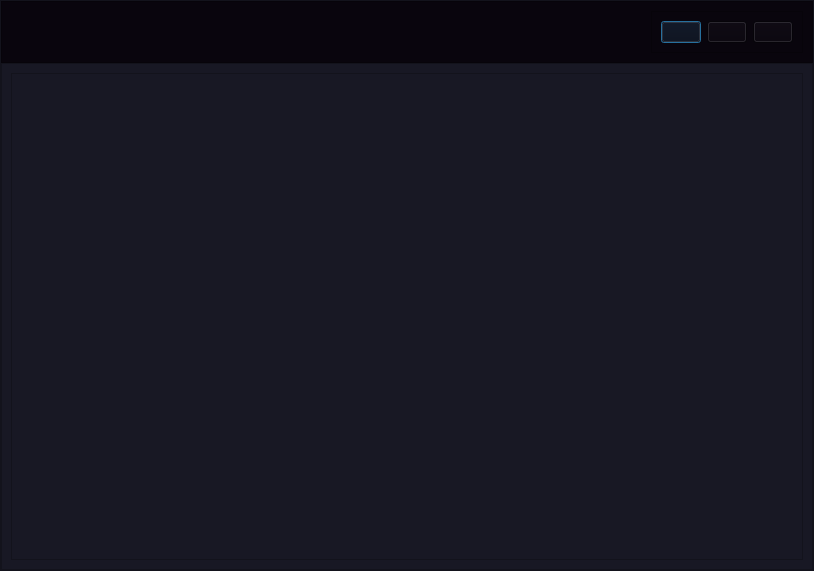
<?xml version="1.0" encoding="UTF-8"?>
<ui version="4.0">
 <class>Dialog</class>
 <widget class="QDialog" name="Dialog">
  <property name="geometry">
   <rect>
    <x>0</x>
    <y>0</y>
    <width>814</width>
    <height>571</height>
   </rect>
  </property>
  <property name="windowTitle">
   <string>Dialog</string>
  </property>
  <layout class="QVBoxLayout" name="verticalLayout">
   <property name="spacing">
    <number>0</number>
   </property>
   <property name="leftMargin">
    <number>0</number>
   </property>
   <property name="topMargin">
    <number>0</number>
   </property>
   <property name="rightMargin">
    <number>0</number>
   </property>
   <property name="bottomMargin">
    <number>0</number>
   </property>
   <item>
    <widget class="QFrame" name="frame">
     <property name="styleSheet">
      <string notr="true">background-color: rgb(24, 24, 36);
</string>
     </property>
     <property name="frameShape">
      <enum>QFrame::StyledPanel</enum>
     </property>
     <property name="frameShadow">
      <enum>QFrame::Raised</enum>
     </property>
     <layout class="QVBoxLayout" name="verticalLayout_2">
      <property name="spacing">
       <number>0</number>
      </property>
      <property name="leftMargin">
       <number>0</number>
      </property>
      <property name="topMargin">
       <number>0</number>
      </property>
      <property name="rightMargin">
       <number>0</number>
      </property>
      <property name="bottomMargin">
       <number>0</number>
      </property>
      <item alignment="Qt::AlignTop">
       <widget class="QFrame" name="frame_3">
        <property name="styleSheet">
         <string notr="true">background-color: rgb(9, 5, 13)</string>
        </property>
        <property name="frameShape">
         <enum>QFrame::StyledPanel</enum>
        </property>
        <property name="frameShadow">
         <enum>QFrame::Raised</enum>
        </property>
        <layout class="QHBoxLayout" name="horizontalLayout">
         <item alignment="Qt::AlignRight|Qt::AlignTop">
          <widget class="QFrame" name="frame_4">
           <property name="styleSheet">
            <string notr="true">color: rgb(255, 255, 255);</string>
           </property>
           <property name="frameShape">
            <enum>QFrame::StyledPanel</enum>
           </property>
           <property name="frameShadow">
            <enum>QFrame::Raised</enum>
           </property>
           <layout class="QHBoxLayout" name="horizontalLayout_2">
            <item>
             <widget class="QPushButton" name="btn_minimize_window">
              <property name="styleSheet">
               <string notr="true">QPushButton:pressed {
    background-color: rgb(24, 24, 36);
	border: 5px solid  rgb(255, 255, 255);
}



</string>
              </property>
              <property name="text">
               <string/>
              </property>
              <property name="icon">
               <iconset resource="icons.qrc">
                <normaloff>:/icons/icons/minus.svg</normaloff>:/icons/icons/minus.svg</iconset>
              </property>
              <property name="iconSize">
               <size>
                <width>25</width>
                <height>25</height>
               </size>
              </property>
             </widget>
            </item>
            <item>
             <widget class="QPushButton" name="btn_restore_window">
              <property name="styleSheet">
               <string notr="true">QPushButton:pressed {
    background-color: rgb(24, 24, 36);
	border: 5px solid  rgb(255, 255, 255);
}



</string>
              </property>
              <property name="text">
               <string/>
              </property>
              <property name="icon">
               <iconset resource="icons.qrc">
                <normaloff>:/icons/icons/maximize.svg</normaloff>:/icons/icons/maximize.svg</iconset>
              </property>
              <property name="iconSize">
               <size>
                <width>25</width>
                <height>25</height>
               </size>
              </property>
             </widget>
            </item>
            <item>
             <widget class="QPushButton" name="btn_exit">
              <property name="styleSheet">
               <string notr="true">QPushButton:pressed {
    background-color: rgb(24, 24, 36);
	border: 5px solid  rgb(255, 255, 255);
}



</string>
              </property>
              <property name="text">
               <string/>
              </property>
              <property name="icon">
               <iconset resource="icons.qrc">
                <normaloff>:/icons/icons/x-square.svg</normaloff>:/icons/icons/x-square.svg</iconset>
              </property>
              <property name="iconSize">
               <size>
                <width>25</width>
                <height>25</height>
               </size>
              </property>
             </widget>
            </item>
           </layout>
          </widget>
         </item>
        </layout>
       </widget>
      </item>
      <item>
       <widget class="QFrame" name="frame_2">
        <property name="sizePolicy">
         <sizepolicy hsizetype="Preferred" vsizetype="MinimumExpanding">
          <horstretch>0</horstretch>
          <verstretch>0</verstretch>
         </sizepolicy>
        </property>
        <property name="frameShape">
         <enum>QFrame::StyledPanel</enum>
        </property>
        <property name="frameShadow">
         <enum>QFrame::Raised</enum>
        </property>
        <layout class="QVBoxLayout" name="verticalLayout_3">
         <item>
          <widget class="QTableView" name="tv_database_view"/>
         </item>
        </layout>
       </widget>
      </item>
     </layout>
    </widget>
   </item>
  </layout>
 </widget>
 <resources>
  <include location="icons.qrc"/>
 </resources>
 <connections/>
</ui>
